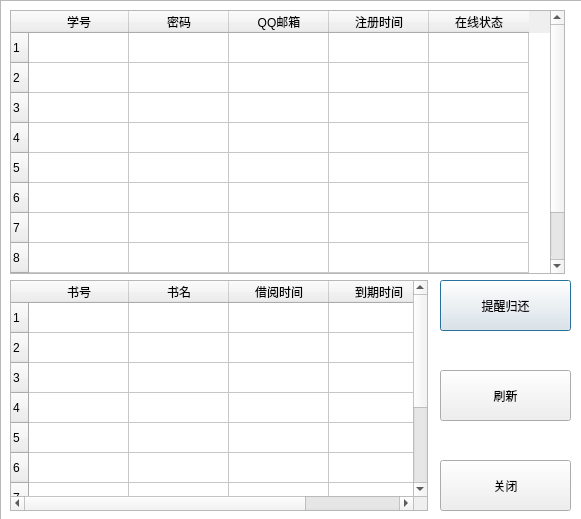
<?xml version="1.0" encoding="UTF-8"?>
<ui version="4.0">
 <class>ManageUsers</class>
 <widget class="QDialog" name="ManageUsers">
  <property name="geometry">
   <rect>
    <x>0</x>
    <y>0</y>
    <width>581</width>
    <height>519</height>
   </rect>
  </property>
  <property name="windowTitle">
   <string>Dialog</string>
  </property>
  <widget class="QTableWidget" name="usersTable">
   <property name="geometry">
    <rect>
     <x>10</x>
     <y>10</y>
     <width>555</width>
     <height>264</height>
    </rect>
   </property>
   <property name="minimumSize">
    <size>
     <width>541</width>
     <height>261</height>
    </size>
   </property>
   <row>
    <property name="text">
     <string>1</string>
    </property>
   </row>
   <row>
    <property name="text">
     <string>2</string>
    </property>
   </row>
   <row>
    <property name="text">
     <string>3</string>
    </property>
   </row>
   <row>
    <property name="text">
     <string>4</string>
    </property>
   </row>
   <row>
    <property name="text">
     <string>5</string>
    </property>
   </row>
   <row>
    <property name="text">
     <string>6</string>
    </property>
   </row>
   <row>
    <property name="text">
     <string>7</string>
    </property>
   </row>
   <row>
    <property name="text">
     <string>8</string>
    </property>
   </row>
   <row>
    <property name="text">
     <string>9</string>
    </property>
   </row>
   <row>
    <property name="text">
     <string>10</string>
    </property>
   </row>
   <column>
    <property name="text">
     <string>学号</string>
    </property>
   </column>
   <column>
    <property name="text">
     <string>密码</string>
    </property>
   </column>
   <column>
    <property name="text">
     <string>QQ邮箱</string>
    </property>
   </column>
   <column>
    <property name="text">
     <string>注册时间</string>
    </property>
   </column>
   <column>
    <property name="text">
     <string>在线状态</string>
    </property>
   </column>
  </widget>
  <widget class="QTableWidget" name="borrowTableWidget">
   <property name="geometry">
    <rect>
     <x>10</x>
     <y>280</y>
     <width>418</width>
     <height>231</height>
    </rect>
   </property>
   <property name="minimumSize">
    <size>
     <width>381</width>
     <height>221</height>
    </size>
   </property>
   <row>
    <property name="text">
     <string>1</string>
    </property>
   </row>
   <row>
    <property name="text">
     <string>2</string>
    </property>
   </row>
   <row>
    <property name="text">
     <string>3</string>
    </property>
   </row>
   <row>
    <property name="text">
     <string>4</string>
    </property>
   </row>
   <row>
    <property name="text">
     <string>5</string>
    </property>
   </row>
   <row>
    <property name="text">
     <string>6</string>
    </property>
   </row>
   <row>
    <property name="text">
     <string>7</string>
    </property>
   </row>
   <row>
    <property name="text">
     <string>8</string>
    </property>
   </row>
   <row>
    <property name="text">
     <string>9</string>
    </property>
   </row>
   <row>
    <property name="text">
     <string>10</string>
    </property>
   </row>
   <column>
    <property name="text">
     <string>书号</string>
    </property>
   </column>
   <column>
    <property name="text">
     <string>书名</string>
    </property>
   </column>
   <column>
    <property name="text">
     <string>借阅时间</string>
    </property>
   </column>
   <column>
    <property name="text">
     <string>到期时间</string>
    </property>
   </column>
  </widget>
  <widget class="QPushButton" name="remindreturnButton">
   <property name="geometry">
    <rect>
     <x>440</x>
     <y>280</y>
     <width>131</width>
     <height>51</height>
    </rect>
   </property>
   <property name="minimumSize">
    <size>
     <width>131</width>
     <height>51</height>
    </size>
   </property>
   <property name="text">
    <string>提醒归还</string>
   </property>
  </widget>
  <widget class="QPushButton" name="closeButton">
   <property name="geometry">
    <rect>
     <x>440</x>
     <y>460</y>
     <width>131</width>
     <height>51</height>
    </rect>
   </property>
   <property name="minimumSize">
    <size>
     <width>131</width>
     <height>51</height>
    </size>
   </property>
   <property name="text">
    <string>关闭</string>
   </property>
  </widget>
  <widget class="QPushButton" name="refreshButton">
   <property name="geometry">
    <rect>
     <x>440</x>
     <y>370</y>
     <width>131</width>
     <height>51</height>
    </rect>
   </property>
   <property name="minimumSize">
    <size>
     <width>131</width>
     <height>51</height>
    </size>
   </property>
   <property name="text">
    <string>刷新</string>
   </property>
  </widget>
  <widget class="QGraphicsView" name="graphicsView">
   <property name="geometry">
    <rect>
     <x>0</x>
     <y>0</y>
     <width>591</width>
     <height>521</height>
    </rect>
   </property>
   <property name="minimumSize">
    <size>
     <width>591</width>
     <height>521</height>
    </size>
   </property>
   <property name="styleSheet">
    <string notr="true">background-image: url(:/new/prefix1/background.png);</string>
   </property>
  </widget>
  <zorder>graphicsView</zorder>
  <zorder>usersTable</zorder>
  <zorder>borrowTableWidget</zorder>
  <zorder>remindreturnButton</zorder>
  <zorder>closeButton</zorder>
  <zorder>refreshButton</zorder>
 </widget>
 <resources/>
 <connections/>
</ui>
